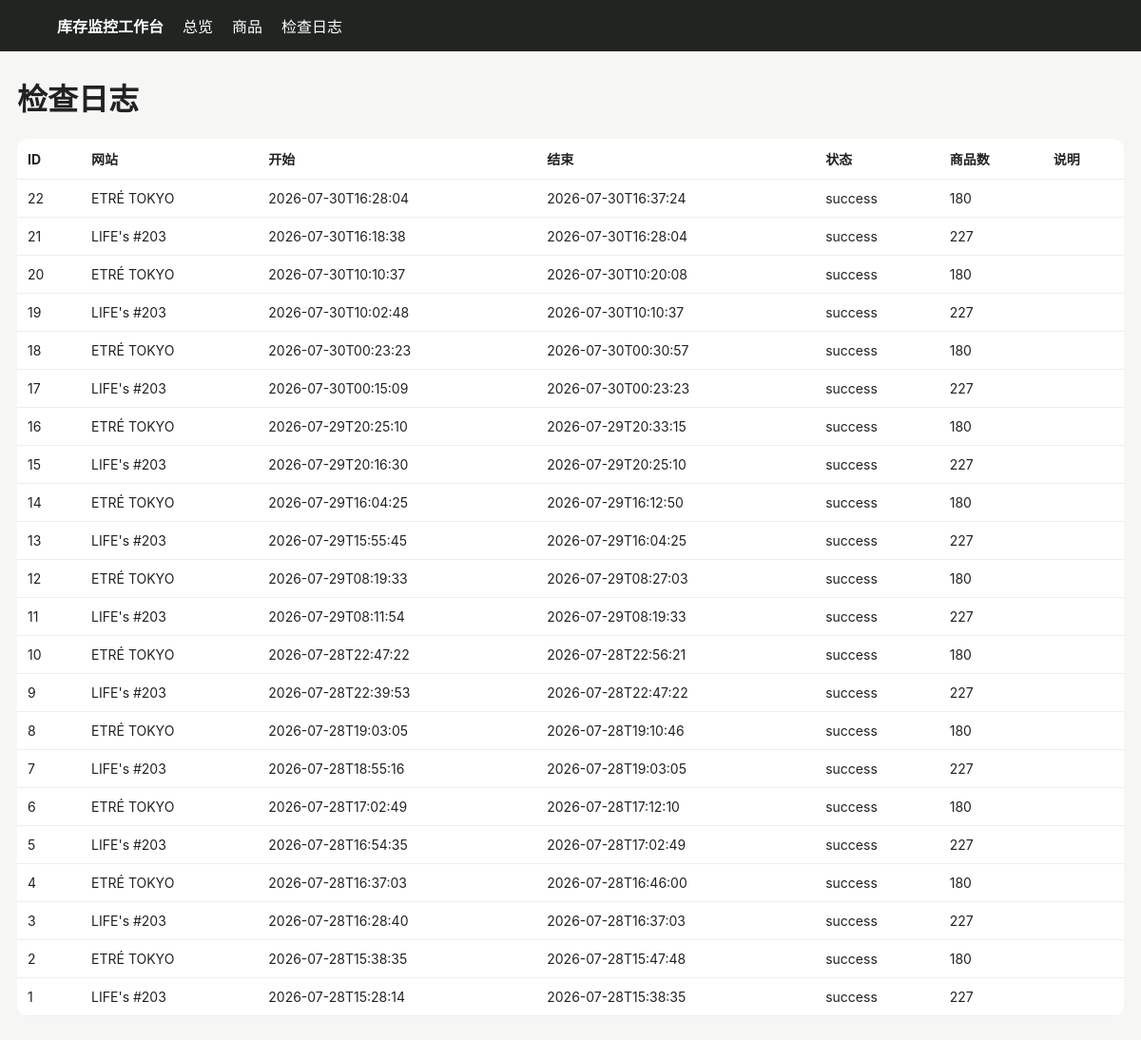
Page /logs on the earlier database version.
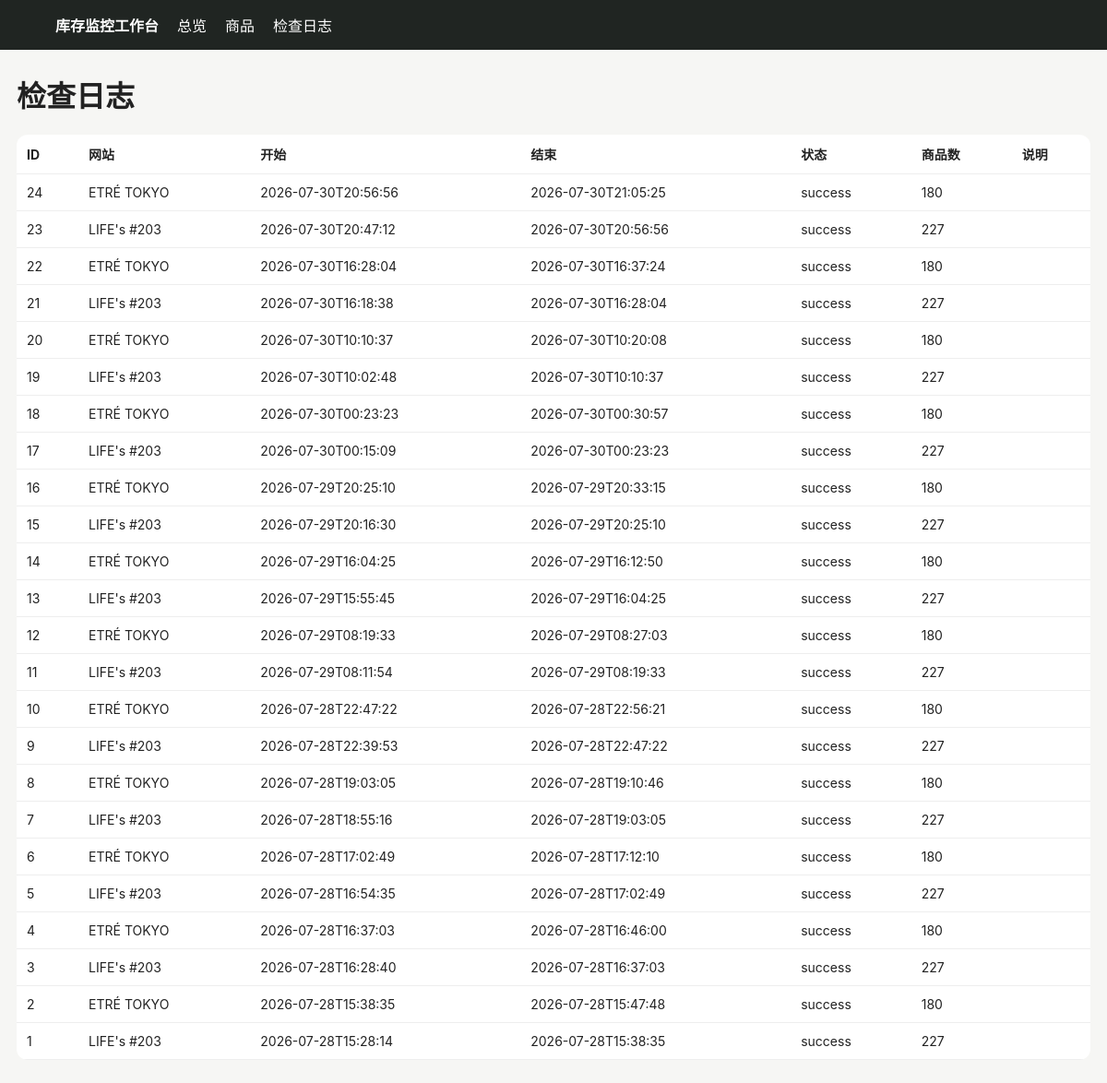
Same page on the later database version.
### tables this page shows
CREATE TABLE runs (
 id INTEGER PRIMARY KEY AUTOINCREMENT,
 site TEXT NOT NULL,
 started_at TEXT NOT NULL,
 finished_at TEXT,
 status TEXT NOT NULL,
 product_count INTEGER DEFAULT 0,
 message TEXT
);

### app/main.py (the view)
@app.get("/logs")
def logs(request: Request):
    with conn() as c:
        rows=c.execute("SELECT * FROM runs ORDER BY id DESC LIMIT 100").fetchall()
    return templates.TemplateResponse("logs.html", {"request":request,"rows":rows})

### app/templates/logs.html
{% extends "base.html" %}{% block content %}<h1>检查日志</h1><table><tr><th>ID</th><th>网站</th><th>开始</th><th>结束</th><th>状态</th><th>商品数</th><th>说明</th></tr>{% for r in rows %}<tr><td>{{r.id}}</td><td>{{r.site}}</td><td>{{r.started_at}}</td><td>{{r.finished_at}}</td><td>{{r.status}}</td><td>{{r.product_count}}</td><td>{{r.message}}</td></tr>{% endfor %}</table>{% endblock %}

### app/templates/base.html (shortened to what this page needs)
<!doctype html><html lang="zh-CN"><head><meta charset="utf-8"><meta name="viewport" content="width=device-width,initial-scale=1">
</head><body><nav><strong>库存监控工作台</strong><a href="/">总览</a><a href="/products">商品</a><a href="/logs">检查日志</a></nav><main>{% block content %}{% endblock %}</main></body></html>

### app/templates/base.html (style rules this page uses)
body { font-family:-apple-system,BlinkMacSystemFont,"Segoe UI",sans-serif;background:#f6f6f4;color:#222;margin:0 }
nav { background:#202522;color:#fff;padding:15px 5%;display:flex;gap:20px;align-items:center }
nav a { color:#fff;text-decoration:none }
main { max-width:1180px;margin:25px auto;padding:0 18px }
table { width:100%;border-collapse:collapse;background:#fff;border-radius:12px;overflow:hidden }
th,td { padding:11px;border-bottom:1px solid #eee;text-align:left;font-size:14px }

Differences in the rows shown:
added runs: id "24", site "ETRÉ TOKYO", started_at "2026-07-30T20:56:56", finished_at "2026-07-30T21:05:25", status "success", product_count "180"
added runs: id "23", site "LIFE's #203", started_at "2026-07-30T20:47:12", finished_at "2026-07-30T20:56:56", status "success", product_count "227"
